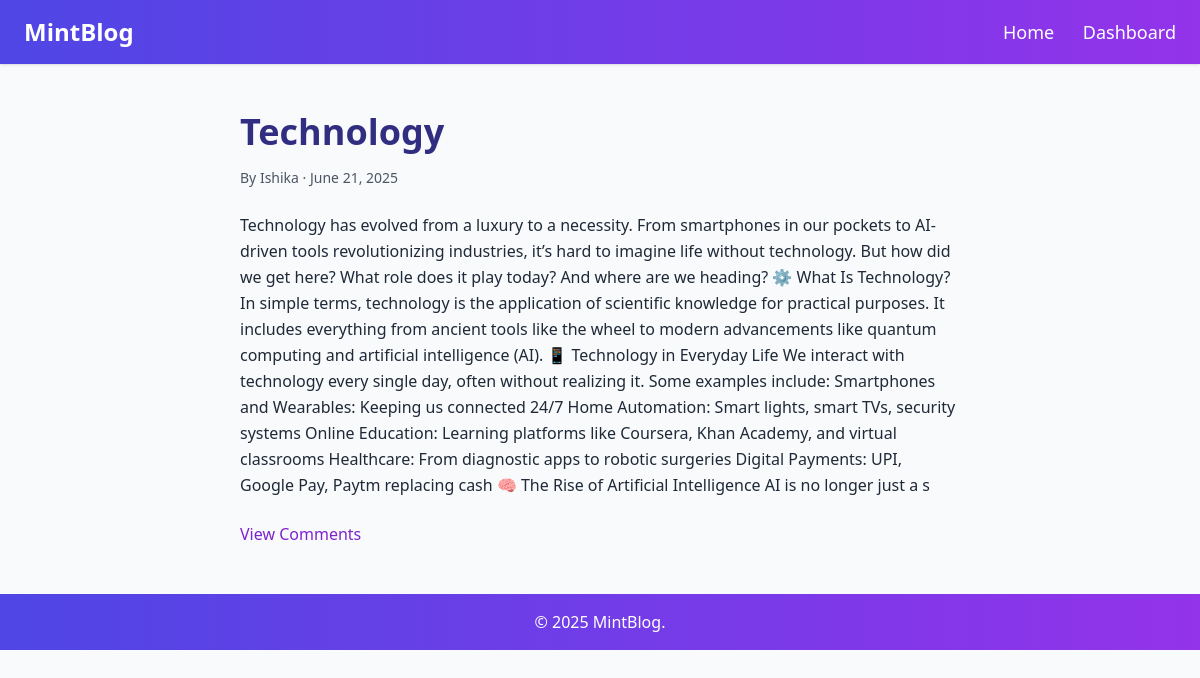
Screenshot of /blog_detail/1 with the database file from the repository.
### blog_app/models.py (models this page shows, shortened)
class Blog(models.Model):
    CATEGORIES = [
        ('Technology', 'Technology'),
        ('Lifestyle', 'Lifestyle'),
        ('Education', 'Education'),
        ('Health & Wellness', 'Health & Wellness'),
        ('Business & Finance', 'Business & Finance'),
        ('Travel & Culture', 'Travel & Culture'),
        ('Entertainment', 'Entertainment'),
        ('Personal Growth', 'Personal Growth'),
    ]
    title = models.CharField(max_length=100)
    content=models.TextField()
    created_on=models.DateField(auto_now_add=True)
    category=models.CharField(max_length=100)
    author = models.ForeignKey(User, on_delete=models.CASCADE)

### blog_app/views.py (the view)
# urls.py: path('blog_detail/<int:pk>', views.blog_detail , name='blog_detail'),
def blog_detail(request, pk):
    blog = get_object_or_404(Blog, pk=pk)
    return render(request, 'blogapp/blog_detail.html', {'blog':blog})

### blog_app/templates/blogapp/blog_detail.html (shortened to what this page needs)
<!DOCTYPE html>
<html lang="en">
<head>
  <script src="https://cdn.tailwindcss.com"></script>
</head>
<body class="bg-slate-50 text-gray-800 font-sans">
  <header class="bg-gradient-to-r from-indigo-600 to-purple-600 text-white p-4 shadow">
    <div class="max-w-6xl mx-auto flex justify-between items-center">
      <h1 class="text-2xl font-bold">MintBlog</h1>
      <nav class="space-x-6 text-lg">
        <a href="{% url 'home' %}" class="hover:underline">Home</a>
        <a href="{% url 'dashboard' %}" class="hover:underline">Dashboard</a>
      </nav>
    </div>
  </header>
  <section class="max-w-3xl mx-auto py-12 px-6">
    <h2 class="text-4xl font-bold text-indigo-900 mb-4">{{blog.title}}</h2>
    <p class="text-sm text-gray-600 mb-6"> By {{blog.author.username}} · {{blog.created_on}}</p>
    <p class="mb-6 leading-relaxed">{{blog.content}}</p>
    <a href="{% url 'comments' %}?blog_id={{ blog.id }}" class="text-purple-700 hover:underline">View Comments</a>
  </section>
  <footer class="bg-gradient-to-r from-indigo-600 to-purple-600 text-white text-center p-4">
    © 2025 MintBlog.
  </footer>
</body>
</html>

### rows the page displays
Blog: title "Technology", author.username "Ishika", created_on "June 21, 2025", content "Technology has evolved from a luxury to a necessity. From smartphones in our pockets to AI-driven tools revolutionizing industries, it’s hard to imagine life without technology. But how did we get here? What role does it play today? And where are we heading? ⚙️ What Is Technology? In simple terms, technology is the application of scientific knowledge for practical purposes. It includes everything from ancient tools like the wheel to modern advancements like quantum computing and artificial intelligence (AI). 📱 Technology in Everyday Life We interact with technology every single day, often without realizing it. Some examples include: Smartphones and Wearables: Keeping us connected 24/7 Home…"
